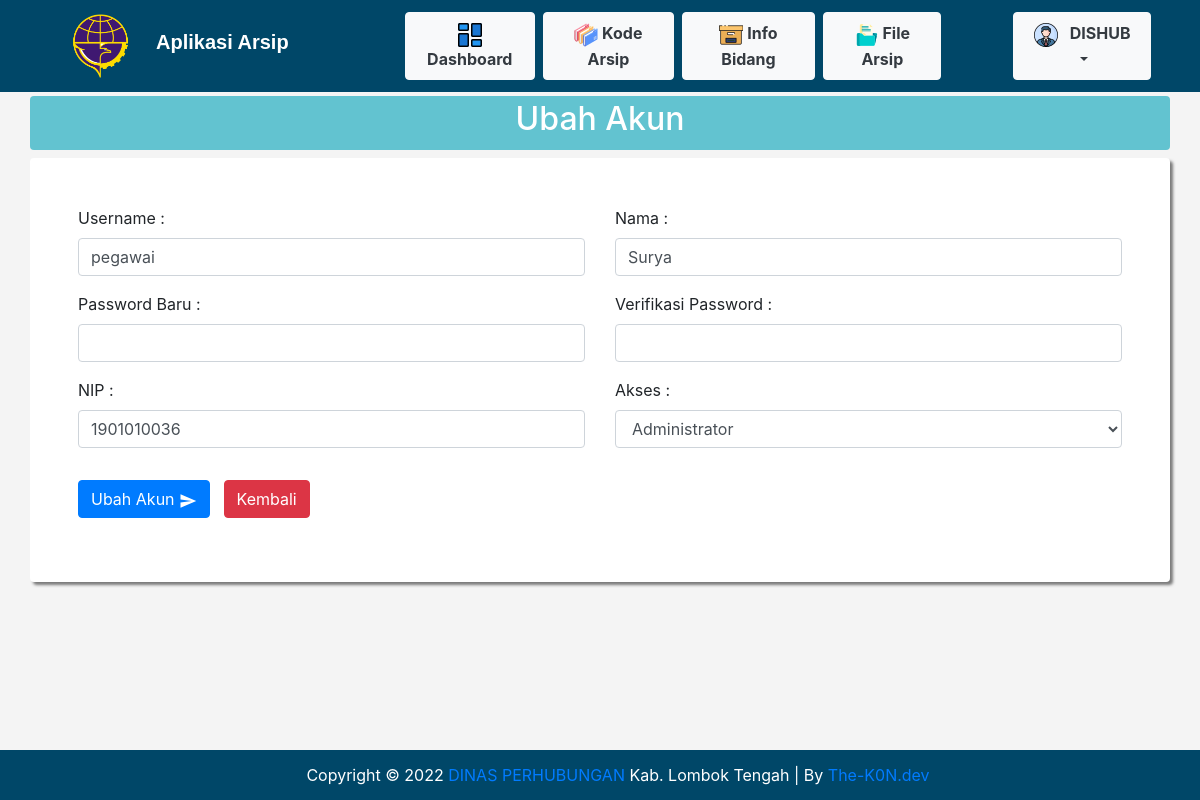
/ubah_akun.php?id=2 (signed in), run on the app's committed database.
### tables this page shows
CREATE TABLE `user` (
  `id_user` int(11) NOT NULL,
  `username` varchar(20) NOT NULL,
  `password` varchar(350) NOT NULL,
  `nama` varchar(50) NOT NULL,
  `nip` varchar(20) NOT NULL,
  `akses` enum('administrator','pegawai') NOT NULL
);

### functions.php (called while the page is built, shortened)
<?php
$koneksi = mysqli_connect("localhost", "root", "" , "arsipdishub") or die;
function query($query){
	global $koneksi;
	$result = mysqli_query($koneksi, $query);
	$rows = [];
	while ($row = mysqli_fetch_assoc($result)) {
		$rows[] = $row;
	}
	return $rows;
}
 ?>

### ubah_akun.php (the view, shortened to what this page needs)
<?php
require 'functions.php';
$id = $_GET['id'];
$isi = query("SELECT * FROM user WHERE id_user = $id")[0];
?>
<!doctype html>
<html lang="en">
<head>
	<link rel="stylesheet" href="vendor/bootstrap.min.css">
	<link rel="stylesheet" href="vendor/style.css">
</head>
<body class="bg">
	<?php include 'include/navbar.php'; ?>
	<div class="container">
		<div class="row mb-2">
			<div class="col text-white p-1 rounded bg-supergraphicss text-center">
				<h2>Ubah Akun</h2>
			</div>
		</div>
		<div class="row">
			<div class="col bg-white rounded p-5 shadow-box">
				<form action="" method="POST">
					<div class="row">
						<div class="col-md-6">
							<div class="form-group">
								<label for="username">Username : </label>
								<input type="text" name="username" class="form-control" required value="<?= $isi['username']; ?>">
							</div>
						</div>
						<div class="col-md-6">
							<div class="form-group">
								<label for="nama">Nama : </label>
								<input type="text" name="nama" class="form-control" required value="<?= $isi['nama']; ?>">
							</div>
						</div>
					</div>
					<div class="row">
						<div class="col-md-6">
							<div class="form-group">
								<label for="password">Password Baru : </label>
								<input type="password" name="password" class="form-control" required>
							</div>
						</div>
						<div class="col-md-6">
							<div class="form-group">
								<label for="password2">Verifikasi Password : </label>
								<input type="password" name="password2" class="form-control" required>
							</div>
						</div>
					</div>
					<div class="row">
						<div class="col-md-6">
							<div class="form-group">
								<label for="nip">NIP : </label>
								<input type="number" name="nip" class="form-control" required value="<?= $isi['nip']; ?>">
							</div>
						</div>
						<div class="col-md-6">
							<div class="form-group">
								<label for="akses">Akses : </label>
								<select name="akses" id="akses" class="form-control">
									<?php if ($_SESSION['akses'] == 'administrator') : ?>
										<option value="administrator">Administrator</option>
									<?php endif; ?>
								</select>
							</div>
						</div>
					</div>
					<div class="form-group mt-3">
						<button type="submit" class="btn btn-primary" name="submit">Ubah Akun
							<img src="img/baseline_send_white_18dp.png"></button>
						<a href="info_akun.php" class="btn btn-danger">Kembali</a>
					</div>
				</form>
			</div>
		</div>
	</div>
	<div class="footer fixed-bottom">
		<center>
			Copyright &copy; <?= date('Y'); ?> <a href="https://lomboktengahkab.go.id/halaman/dinas-perhubungan">DINAS PERHUBUNGAN </a>Kab. Lombok Tengah | By <a href='https://the-k0n.github.io/' title='The-K0N.dev' target='_blank'>The-K0N.dev</a>
		</center>
	</div>

### data on the page
user: username "pegawai", nama "Surya", nip "1901010036"

### other printed values
$_SESSION["nama"] "DISHUB"
